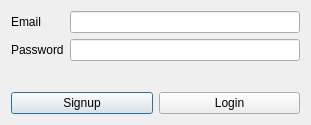
<?xml version="1.0" encoding="UTF-8"?>
<ui version="4.0">
 <class>SignupDialog</class>
 <widget class="QDialog" name="SignupDialog">
  <property name="geometry">
   <rect>
    <x>0</x>
    <y>0</y>
    <width>311</width>
    <height>125</height>
   </rect>
  </property>
  <property name="windowTitle">
   <string>Dialog</string>
  </property>
  <layout class="QFormLayout" name="formLayout">
   <item row="0" column="0">
    <widget class="QLabel" name="label">
     <property name="text">
      <string>Email</string>
     </property>
    </widget>
   </item>
   <item row="0" column="1">
    <widget class="QLineEdit" name="editEmail"/>
   </item>
   <item row="1" column="0">
    <widget class="QLabel" name="label_2">
     <property name="text">
      <string>Password</string>
     </property>
    </widget>
   </item>
   <item row="1" column="1">
    <widget class="QLineEdit" name="editPassword"/>
   </item>
   <item row="3" column="0" colspan="2">
    <layout class="QHBoxLayout" name="horizontalLayout">
     <item>
      <widget class="QPushButton" name="btnSignup">
       <property name="text">
        <string>Signup</string>
       </property>
      </widget>
     </item>
     <item>
      <widget class="QPushButton" name="btnLogin">
       <property name="text">
        <string>Login</string>
       </property>
      </widget>
     </item>
    </layout>
   </item>
   <item row="2" column="1">
    <spacer name="verticalSpacer">
     <property name="orientation">
      <enum>Qt::Vertical</enum>
     </property>
     <property name="sizeHint" stdset="0">
      <size>
       <width>20</width>
       <height>10</height>
      </size>
     </property>
    </spacer>
   </item>
  </layout>
 </widget>
 <resources/>
 <connections/>
</ui>
